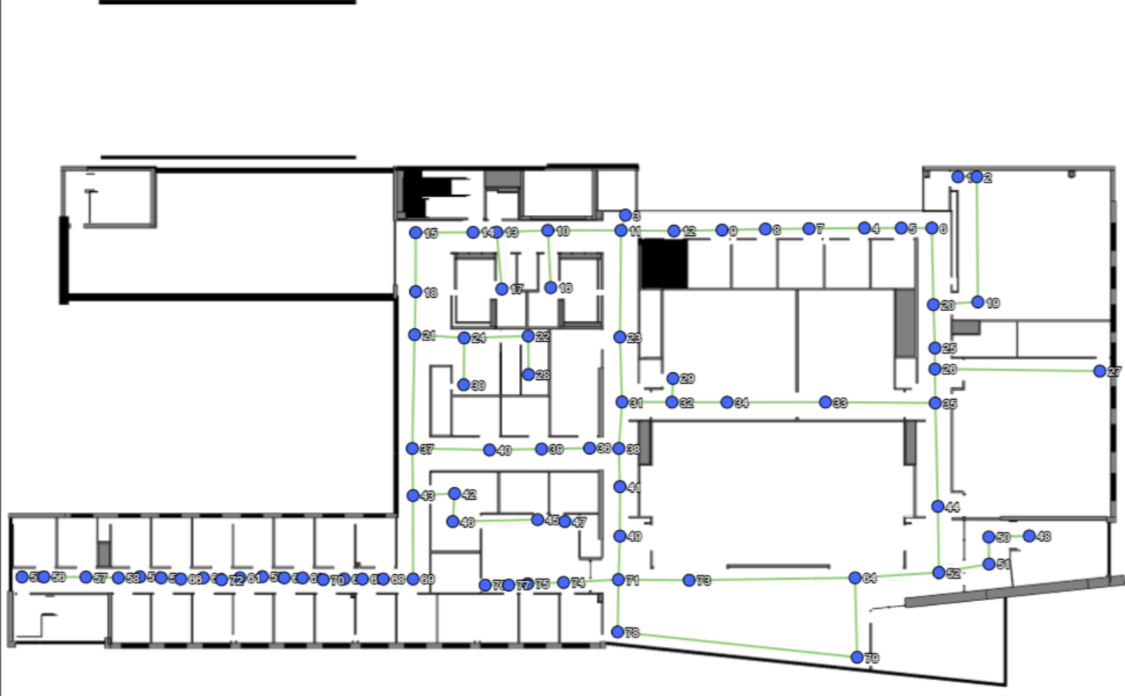
#> input picture floor4_navigation-graph.png, 1125 x 696 px
$ python floor4_map_tracker.py
#> lines starting #> are read from the running program, lines starting #| are printed output that depends on the picture
#!/usr/bin/env python3
"""
Floor 4 Map Tracker

Renders the Floor 4 navigation graph overlaid on the building floor plan,
marks door positions, and animates the robot trajectory as a red dot.

Outputs (written to <project_root>/data/):
  floor4_map_overview.png     — static map with nav graph + doors + all trajectories
  floor4_episode_N.mp4        — per-episode video of robot red-dot traversal

Run after nova_carter_door_collection.py has produced data/door_labels.npz:
  cd ~/Digital-twin-v2/isaac-sim-msoe
  python3 simulations/robot/floor4_map_tracker.py
  # OR via Isaac Sim Python if matplotlib not in system env:
  # ./python.sh simulations/robot/floor4_map_tracker.py

No Isaac Sim required — pure matplotlib/numpy.
"""

import os
import json
import numpy as np
import matplotlib
matplotlib.use("Agg")
import matplotlib.pyplot as plt
import matplotlib.patches as mpatches
import matplotlib.image as mpimg
from matplotlib.collections import LineCollection

# ---------------------------------------------------------------------------
# Paths
# ---------------------------------------------------------------------------

_script_dir  = os.path.dirname(os.path.abspath(__file__))
_project_dir = os.path.abspath(os.path.join(_script_dir, "..", ".."))

NAV_JSON  = os.path.join(_project_dir, "floor_4_nav_graph_manual.json")
FLOOR_PNG = os.path.join(_project_dir, "floor4_navigation-graph.png")
NPZ_PATH  = os.path.join(_project_dir, "data", "door_labels.npz")
OUT_DIR   = os.path.join(_project_dir, "data")
os.makedirs(OUT_DIR, exist_ok=True)

# ---------------------------------------------------------------------------
# Load nav graph
# ---------------------------------------------------------------------------

with open(NAV_JSON) as f:
#> (reads floor_4_nav_graph_manual.json from the repository)
    nav = json.load(f)

# Convert node world_xy_cm → meters
nodes = {n["id"]: np.array([n["world_xy_cm"][0] / 100.0,
                             n["world_xy_cm"][1] / 100.0])
         for n in nav["nodes"]}

cell_cm  = nav["cell_size_cm"]
xy_min   = [v / 100.0 for v in nav["xy_min"]]   # meters
xy_max   = [v / 100.0 for v in nav["xy_max"]]

# Edges as (x0,y0)→(x1,y1) pairs
edge_segs = []
for e in nav["edges"]:
    p0 = nodes[e["from"]]
    p1 = nodes[e["to"]]
    edge_segs.append([p0, p1])

# ---------------------------------------------------------------------------
# Coordinate mapping: world meters → image pixels
#
# The floor plan PNG (1125 × 696 px) was generated from the occupancy grid.
# grid_rc[1] (col) corresponds to world X, grid_rc[0] (row) corresponds to
# world Y.  Row 0 = southern-most point (lowest Y), so in image space the
# image is stored with south at pixel-row 0. We flip Y when plotting so that
# north is up on-screen.
#
# Verified: node world_xy_cm[0]/cell_size = grid_col, [1]/cell_size = grid_row
#   node_36 grid_col = (-1877.1 - xy_min_cm[0]) / 3 → col index
#   → pixel_x = col / total_cols * img_width
#   → pixel_y = img_height - row / total_rows * img_height  (flip for north-up)
#
# In matplotlib we bypass the manual pixel math by using imshow(extent=...)
# which maps world coords directly to axis space so we can plot in meters.
# ---------------------------------------------------------------------------

img = mpimg.imread(FLOOR_PNG)
#> img is the input picture: shape (696, 1125, 4) float32; mean R, G, B, A 0.924, 0.927, 0.929, 1
img_h, img_w = img.shape[:2]
#> img_h = 696; img_w = 1125

# The imshow extent [left, right, bottom, top] in world coords (meters).
# origin='lower' → image row 0 is at the bottom → south at bottom = correct.
# If nodes appear misaligned, adjust _Y_FLIP below.
_Y_FLIP = True   # True = image row 0 is at south (normal map convention)

extent = [xy_min[0], xy_max[0], xy_min[1], xy_max[1]]  # [W, E, S, N] in meters

def world_to_ax(x_m, y_m):
    """Return (x, y) directly — matplotlib axes are already in world meters."""
    return x_m, y_m


# ---------------------------------------------------------------------------
# Load robot trajectory + door positions from npz
# ---------------------------------------------------------------------------

robot_traj  = None  # (N_episodes, MAX_FRAMES, 2) float32, NaN where not playing
door_pos_m  = None  # (N_doors, 2) float32

if os.path.isfile(NPZ_PATH):
    data = np.load(NPZ_PATH, allow_pickle=False)
    robot_traj = data["robot_traj"] if "robot_traj" in data else None
    door_pos_m = data["door_pos_m"] if "door_pos_m" in data else None
    print(f"Loaded {NPZ_PATH}")
    if robot_traj is not None:
        print(f"  robot_traj shape: {robot_traj.shape}")
else:
    print(f"NOTE: {NPZ_PATH} not found — will render map without trajectories.")

# Fallback: use hard-coded door positions from diagnostic job 237551
if door_pos_m is None:
    door_pos_m = np.array([
        [-5.85,  54.21],   # Doors_1913690
        [-41.41, 85.81],   # Doors_4190126
        [-48.39, 78.80],   # Doors_12112322
        [-48.39, 79.76],   # Doors_12112444
        [-41.41, 82.60],   # Doors_13185454
        [-20.48, 80.15],   # Doors_13606713  ← closest to robot path
        [-5.88,  55.17],   # Doors_13935342
    ], dtype=np.float32)

TRIGGER_RADIUS = 8.0  # meters — matches nova_carter_door_collection.py

# Door names for the legend
DOOR_LABELS = [
    "Doors_1913690",
    "Doors_4190126",
    "Doors_12112322",
    "Doors_12112444",
    "Doors_13185454",
    "Doors_13606713 ★",   # closest to robot
    "Doors_13935342",
]

# ---------------------------------------------------------------------------
# Helper: build one axes with floor plan + nav graph + doors
# ---------------------------------------------------------------------------

def make_base_ax(fig, ax):
    """Draw floor plan, nav graph, and door markers onto ax."""
    # Floor plan background
    if _Y_FLIP:
        ax.imshow(img, extent=extent, origin="lower", aspect="auto", zorder=0,
                  alpha=0.6)
    else:
        ax.imshow(img, extent=extent, origin="upper", aspect="auto", zorder=0,
                  alpha=0.6)

    # Nav graph edges
    lc = LineCollection(edge_segs, colors="royalblue", linewidths=0.8,
                        alpha=0.6, zorder=1)
    ax.add_collection(lc)

    # Nav graph nodes
    node_xy = np.array(list(nodes.values()))
    ax.scatter(node_xy[:, 0], node_xy[:, 1], s=12, c="royalblue",
               zorder=2, label="Nav nodes")

    # Door positions + trigger-radius circles
    for i, dpos in enumerate(door_pos_m):
        is_target = ("★" in DOOR_LABELS[i])
        color = "darkorange" if is_target else "gold"
        ax.scatter(dpos[0], dpos[1], s=80 if is_target else 40,
                   c=color, marker="X", zorder=4,
                   label=DOOR_LABELS[i] if i < len(DOOR_LABELS) else f"Door {i}")
        circle = plt.Circle((dpos[0], dpos[1]), TRIGGER_RADIUS,
                             color=color, fill=False, linestyle="--",
                             linewidth=1.0, alpha=0.5, zorder=3)
        ax.add_patch(circle)

    # Spawn position
    spawn = np.array([-20.93, 73.12])  # node_41
    ax.scatter(*spawn, s=120, c="limegreen", marker="^", zorder=5,
               label="Robot spawn (node_41)")

    ax.set_xlim(xy_min[0], xy_max[0])
    ax.set_ylim(xy_min[1], xy_max[1])
    ax.set_xlabel("USD X (m)")
    ax.set_ylabel("USD Y (m)")
    ax.set_aspect("equal")


# ---------------------------------------------------------------------------
# Figure 1: Static overview — all episodes overlaid
# ---------------------------------------------------------------------------

fig_ov, ax_ov = plt.subplots(figsize=(14, 12))
make_base_ax(fig_ov, ax_ov)
ax_ov.set_title("Floor 4 — Robot Trajectories Overview", fontsize=14)

EPISODE_COLORS = ["crimson", "deepskyblue", "limegreen", "darkorange", "purple"]

if robot_traj is not None:
    for ep, traj in enumerate(robot_traj):
        color = EPISODE_COLORS[ep % len(EPISODE_COLORS)]
        valid = ~np.isnan(traj[:, 0])
        xy = traj[valid]
        if len(xy) > 1:
            ax_ov.plot(xy[:, 0], xy[:, 1], color=color, linewidth=1.2,
                       alpha=0.7, label=f"Episode {ep+1}")
        if len(xy) > 0:
            # Final position marker
            ax_ov.scatter(xy[-1, 0], xy[-1, 1], s=60, c=color,
                          marker="o", zorder=6)

ax_ov.legend(loc="upper right", fontsize=7, framealpha=0.8)
overview_path = os.path.join(OUT_DIR, "floor4_map_overview.png")
fig_ov.savefig(overview_path, dpi=150, bbox_inches="tight")
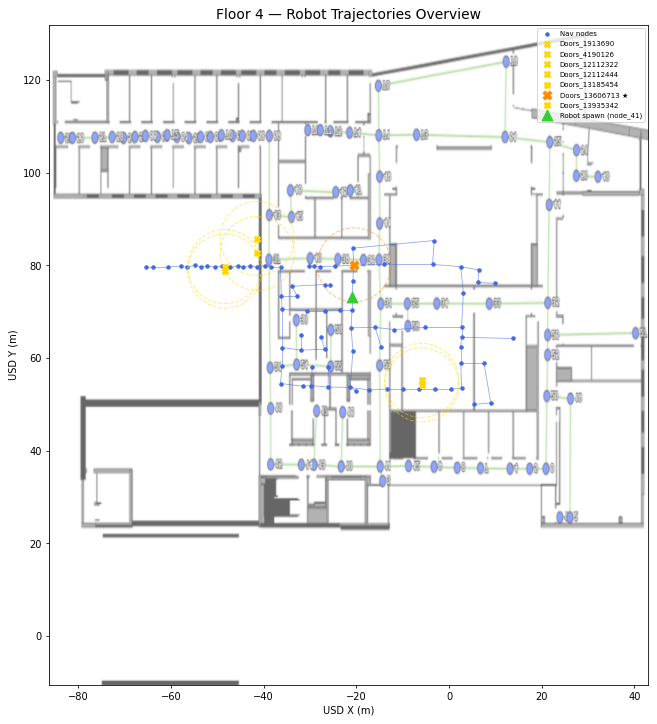
#> figure drawn by matplotlib, 1 panel
plt.close(fig_ov)
print(f"Saved: {overview_path}")

# ---------------------------------------------------------------------------
# Figure 2: Per-episode animated MP4
# Uses imageio if available; falls back to saving PNG frames.
# ---------------------------------------------------------------------------

if robot_traj is not None:
    try:
        import imageio
        _have_imageio = True
    except ImportError:
        _have_imageio = False
        print("imageio not available — saving PNG frames only (no MP4).")

    STEP_STRIDE = 10   # render every Nth step (keeps video manageable)

    for ep, traj in enumerate(robot_traj):
        valid = ~np.isnan(traj[:, 0])
        xy_valid = traj[valid]
        if len(xy_valid) == 0:
            continue

        frames_out = []
        steps_to_render = list(range(0, len(xy_valid), STEP_STRIDE))
        if steps_to_render[-1] != len(xy_valid) - 1:
            steps_to_render.append(len(xy_valid) - 1)

        print(f"Rendering episode {ep+1} ({len(steps_to_render)} frames)...")

        for si in steps_to_render:
            fig_ep, ax_ep = plt.subplots(figsize=(11, 9))
            make_base_ax(fig_ep, ax_ep)
            ax_ep.set_title(f"Floor 4 — Episode {ep+1}  step {si*STEP_STRIDE}", fontsize=12)

            # Trail (path so far)
            if si > 0:
                ax_ep.plot(xy_valid[:si, 0], xy_valid[:si, 1],
                           color="crimson", linewidth=1.5, alpha=0.5, zorder=5)

            # Red dot (current position)
            ax_ep.scatter(xy_valid[si, 0], xy_valid[si, 1],
                          s=120, c="crimson", marker="o", zorder=7,
                          label="Robot")

            ax_ep.legend(loc="upper right", fontsize=7, framealpha=0.8)

            # Render to numpy RGBA array
            fig_ep.canvas.draw()
            buf = np.frombuffer(fig_ep.canvas.tostring_rgb(), dtype=np.uint8)
            buf = buf.reshape(fig_ep.canvas.get_width_height()[::-1] + (3,))
            frames_out.append(buf)
            plt.close(fig_ep)

        if _have_imageio:
            # Try MP4 first; fall back to GIF if imageio-ffmpeg is not installed.
            vid_path = os.path.join(OUT_DIR, f"floor4_episode_{ep+1}.mp4")
            try:
                imageio.mimsave(vid_path, frames_out, fps=10)
                print(f"  Saved: {vid_path}")
            except (ImportError, Exception) as _e:
                gif_path = vid_path.replace(".mp4", ".gif")
                print(f"  MP4 failed ({_e.__class__.__name__}: {_e})")
                print(f"  Falling back to GIF: {gif_path}")
                print(f"  (Install imageio-ffmpeg for MP4: pip install imageio-ffmpeg)")
                # GIF: use reduced frame set to keep file size manageable
                gif_frames = frames_out[::3]  # every 3rd frame
                imageio.mimsave(gif_path, gif_frames, duration=0.3)
                print(f"  Saved: {gif_path} ({len(gif_frames)} frames)")
        else:
            # Save first and last frames as PNG
            for fname, frame in [("first", frames_out[0]), ("last", frames_out[-1])]:
                png_path = os.path.join(OUT_DIR, f"floor4_episode_{ep+1}_{fname}.png")
                plt.imsave(png_path, frame)
                print(f"  Saved: {png_path}")

print("\nDone. Check data/ for output files.")
